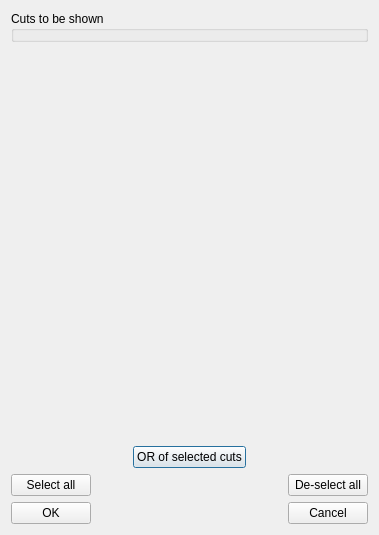
<ui version="4.0" >
 <class>SelectionPanelBase</class>
 <widget class="QDialog" name="SelectionPanelBase" >
  <property name="geometry" >
   <rect>
    <x>0</x>
    <y>0</y>
    <width>379</width>
    <height>535</height>
   </rect>
  </property>
  <property name="windowTitle" >
   <string>Selection Panel</string>
  </property>
  <layout class="QVBoxLayout" >
   <property name="spacing" >
    <number>6</number>
   </property>
   <property name="margin" >
    <number>11</number>
   </property>
   <item>
    <layout class="QVBoxLayout" >
     <property name="spacing" >
      <number>6</number>
     </property>
     <property name="margin" >
      <number>0</number>
     </property>
     <item>
      <widget class="Q3GroupBox" name="CheckGroup" >
       <property name="title" >
        <string>Cuts to be shown</string>
       </property>
      </widget>
     </item>
     <item>
      <spacer name="Spacer5" >
       <property name="orientation" >
        <enum>Qt::Vertical</enum>
       </property>
       <property name="sizeType" >
        <enum>QSizePolicy::Expanding</enum>
       </property>
       <property name="sizeHint" stdset="0" >
        <size>
         <width>20</width>
         <height>20</height>
        </size>
       </property>
      </spacer>
     </item>
     <item>
      <layout class="QHBoxLayout" >
       <property name="spacing" >
        <number>6</number>
       </property>
       <property name="margin" >
        <number>0</number>
       </property>
       <item>
        <spacer name="Spacer6" >
         <property name="orientation" >
          <enum>Qt::Horizontal</enum>
         </property>
         <property name="sizeType" >
          <enum>QSizePolicy::Expanding</enum>
         </property>
         <property name="sizeHint" stdset="0" >
          <size>
           <width>20</width>
           <height>20</height>
          </size>
         </property>
        </spacer>
       </item>
       <item>
        <widget class="QPushButton" name="buttonANDOR" >
         <property name="text" >
          <string>OR of selected cuts</string>
         </property>
         <property name="checkable" >
          <bool>true</bool>
         </property>
         <property name="checked" >
          <bool>false</bool>
         </property>
        </widget>
       </item>
       <item>
        <spacer name="Spacer6_2" >
         <property name="orientation" >
          <enum>Qt::Horizontal</enum>
         </property>
         <property name="sizeType" >
          <enum>QSizePolicy::Expanding</enum>
         </property>
         <property name="sizeHint" stdset="0" >
          <size>
           <width>20</width>
           <height>20</height>
          </size>
         </property>
        </spacer>
       </item>
      </layout>
     </item>
     <item>
      <layout class="QHBoxLayout" >
       <property name="spacing" >
        <number>6</number>
       </property>
       <property name="margin" >
        <number>0</number>
       </property>
       <item>
        <widget class="QPushButton" name="AllButton" >
         <property name="text" >
          <string>Select all</string>
         </property>
        </widget>
       </item>
       <item>
        <spacer name="Spacer2_2" >
         <property name="orientation" >
          <enum>Qt::Horizontal</enum>
         </property>
         <property name="sizeType" >
          <enum>QSizePolicy::Expanding</enum>
         </property>
         <property name="sizeHint" stdset="0" >
          <size>
           <width>20</width>
           <height>20</height>
          </size>
         </property>
        </spacer>
       </item>
       <item>
        <widget class="QPushButton" name="NoneButton" >
         <property name="text" >
          <string>De-select all</string>
         </property>
        </widget>
       </item>
      </layout>
     </item>
     <item>
      <layout class="QHBoxLayout" >
       <property name="spacing" >
        <number>6</number>
       </property>
       <property name="margin" >
        <number>0</number>
       </property>
       <item>
        <widget class="QPushButton" name="OKButton" >
         <property name="text" >
          <string>OK</string>
         </property>
        </widget>
       </item>
       <item>
        <spacer name="Spacer2" >
         <property name="orientation" >
          <enum>Qt::Horizontal</enum>
         </property>
         <property name="sizeType" >
          <enum>QSizePolicy::Expanding</enum>
         </property>
         <property name="sizeHint" stdset="0" >
          <size>
           <width>20</width>
           <height>20</height>
          </size>
         </property>
        </spacer>
       </item>
       <item>
        <widget class="QPushButton" name="CancelButton" >
         <property name="text" >
          <string>Cancel</string>
         </property>
        </widget>
       </item>
      </layout>
     </item>
    </layout>
   </item>
  </layout>
 </widget>
 <pixmapfunction>qPixmapFromMimeSource</pixmapfunction>
 <customwidgets>
  <customwidget>
   <class>Q3GroupBox</class>
   <extends>QGroupBox</extends>
   <header>Qt3Support/Q3GroupBox</header>
   <container>1</container>
  </customwidget>
 </customwidgets>
 <resources/>
 <connections/>
</ui>
